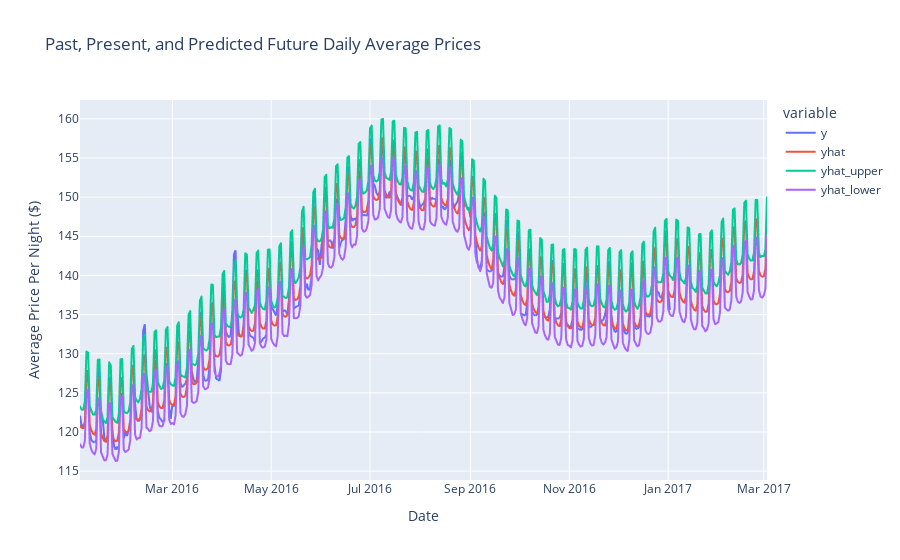

The code cell stored with this chart in its notebook:
### Code cell
px.line(previous_future_prices,
        labels={'value':'Average Price Per Night ($)', 'ds':'Date'},
        title="Past, Present, and Predicted Future Daily Average Prices")

### Figure 1 — Plotly figure (JSON) as saved in the notebook; plotly's stock layout.template omitted (floating-point values rounded to 4 significant figures; data arrays with more than 128 entries replaced by an {"elided": "..."} marker saying what was removed)
{"data": [{"hovertemplate": "variable=y<br>Date=%{x}<br>Average Price Per Night ($)=%{y}<extra></extra>", "legendgroup": "y", "line": {"color": "#636efa", "dash": "solid"}, "mode": "lines", "name": "y", "showlegend": true, "type": "scattergl", "x": {"elided": "425 str values"}, "xaxis": "x", "y": {"elided": "425 float values"}, "yaxis": "y"}, {"hovertemplate": "variable=yhat<br>Date=%{x}<br>Average Price Per Night ($)=%{y}<extra></extra>", "legendgroup": "yhat", "line": {"color": "#EF553B", "dash": "solid"}, "mode": "lines", "name": "yhat", "showlegend": true, "type": "scattergl", "x": {"elided": "425 str values"}, "xaxis": "x", "y": {"elided": "425 float values"}, "yaxis": "y"}, {"hovertemplate": "variable=yhat_upper<br>Date=%{x}<br>Average Price Per Night ($)=%{y}<extra></extra>", "legendgroup": "yhat_upper", "line": {"color": "#00cc96", "dash": "solid"}, "mode": "lines", "name": "yhat_upper", "showlegend": true, "type": "scattergl", "x": {"elided": "425 str values"}, "xaxis": "x", "y": {"elided": "425 float values"}, "yaxis": "y"}, {"hovertemplate": "variable=yhat_lower<br>Date=%{x}<br>Average Price Per Night ($)=%{y}<extra></extra>", "legendgroup": "yhat_lower", "line": {"color": "#ab63fa", "dash": "solid"}, "mode": "lines", "name": "yhat_lower", "showlegend": true, "type": "scattergl", "x": {"elided": "425 str values"}, "xaxis": "x", "y": {"elided": "425 float values"}, "yaxis": "y"}], "layout": {"legend": {"title": {"text": "variable"}, "tracegroupgap": 0}, "title": {"text": "Past, Present, and Predicted Future Daily Average Prices"}, "xaxis": {"anchor": "y", "domain": [0, 1], "title": {"text": "Date"}}, "yaxis": {"anchor": "x", "domain": [0, 1], "title": {"text": "Average Price Per Night ($)"}}}}
